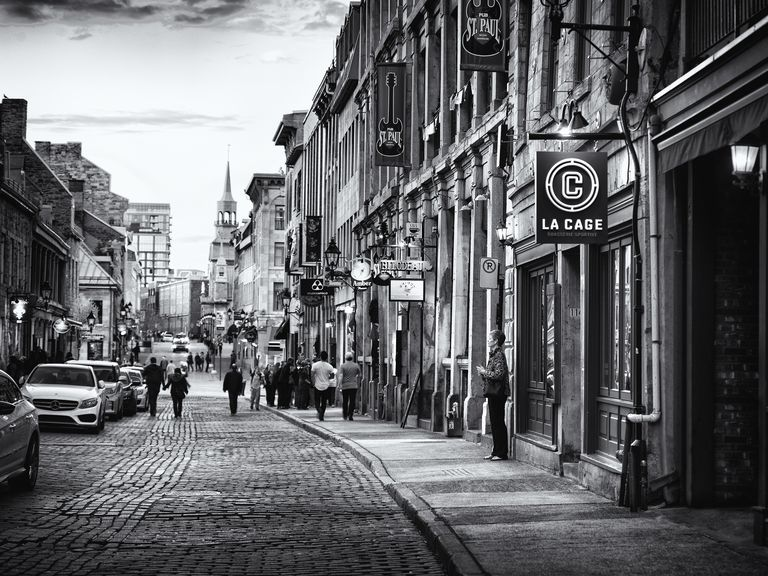
#> input picture Jupyter Notebook/grayscale.jpg, 768 x 576 px; the run also reads 1 picture not shown here
$ jupyter execute --allow-errors 1_demosaic.ipynb
#> lines starting #> are read from the running program, lines starting #| are printed output that depends on the picture; after the words box and inside, x2 and y2 are one past the last pixel; in counts of white or black regions, pixels touching at a corner belong together; long printed decimals are rounded
# 1. Jupyter Notebook and NumPy Warmup

We will make extensive use of Python's numerical arrays (NumPy) and interactive plotting (Matplotlib) in Jupyter notebooks for the course assignments. The first part of this assignment is intended as a gentle warm up in case you haven't used these tools before. Start by reading through the following tutorials:

If you haven't used Jupyter before, a good place to start is with the introductory documentation here:

https://jupyter-notebook.readthedocs.io/en/stable/notebook.html#starting-the-notebook-server
https://nbviewer.jupyter.org/github/jupyter/notebook/blob/master/docs/source/examples/Notebook/Notebook%20Basics.ipynb
https://nbviewer.jupyter.org/github/jupyter/notebook/blob/master/docs/source/examples/Notebook/Running%20Code.ipynb

This page gives a good introduction to NumPy and many examples of using NumPy along with Matplotlib:

http://www.scipy-lectures.org/intro/numpy/numpy.html

You should also get comfortable with searching through the documentation as needed

https://docs.scipy.org/doc/numpy-1.13.0/reference/index.html
https://matplotlib.org/api/_as_gen/matplotlib.pyplot.html

# ***

### NumPy Array Operations

Describe in words what each of each of the following statements does and what the value of `result` will be (i.e. if you were to execute `print(result)`). You should do this with out actually executing the code but instead just looking it and refering to the NumPy documentation.

***
**[1.1]**

```
import numpy as np
a = np.arange(5,15)
result = a[::3]
```

This creates an array from 5 to 15 i.e [5 6 7 8 9 10 11 12 13 14]

Then goes through the whole array iterating by 3 and slicing it into result (not sure if slicing is the correct term)

***
**[1.2]**

```
a = np.arange(1,5)
result = a[::-1]
```

This creates an array from 1 to 5 (exclusive) [1 2 3 4]

Then goes through the whole array backwards, starting at 4 and going until 1

***
**[1.3]**

```
f = np.arange(1840,1860)
g = np.where(f>1850)
result = f[g]
```

This creates an array from 1840 to 1860 [1840 1841 1842.... 1859]

Also creates another array from a slice of F starting at 1850 and going to 1860 [1850 1851...1859]

Finally creates a result array as a copy with the same shape as g using the data of f

***
**[1.4]**

```
x = np.ones((1,10))
result = x.sum(axis=1)
```

Creates an array of ten ones in floating point (1.0)

Then sums every item in the array together (1.0 + 1.0 + 1.0 +...) with the resulting equaling 10.0 and that value being in its own array

***
## NumPy Coding Exercises

Add or modify the code in the cells below as needed to carry out the following steps.

**[1.5]**

Use **matplotlib.pyplot.imread** to load in a grayscale image of your choice. If you don't have a grayscale image handy, load in a color image and then convert it to grayscale averaging together the three color channels (use **numpy.mean**).

Finally create an array A that contains the pixels in a 100x100 sub-region of your image and display the image in the notebook using the **matplotlib.pyplot.imshow** function.

**HINT:** When loading an image with **imread** it is important to example the data type of the returned array. Depending on the image it may be that `I.dtype = uint8` or `I.dtype = float32`. Integer values range in [0..255] while floating point values for an image will be in [0..1].  A simple approach is to always convert images to floats, this will avoid much confusion and potential bugs later on.

[cell 1]
import numpy as np
import matplotlib.pyplot as plt

#load an image
I = plt.imread('grayscale.jpg')
#> I is the input picture: shape (576, 768, 3); mean R, G, B 104.8, 105.7, 108.6

#display the shape of the array and data type
print("I.shape=",I.shape,"\nI.dtype=",I.dtype)
#| I.shape= (576, 768, 3)
#| I.dtype= uint8

#convert to float data type and scale to [0..1] if necessary
if (I.dtype == np.uint8):
    I = I.astype(float) / 256

#I.dtype should now be float

#if your image is color (shape HxWx3), convert to grayscale by averaging together R,G,B values
#I = np.mean(I)
average = (I[:,:,0] +I[:,:,1] + I[:,:,2])/3


#Image[0,0] = (ImageRGB[0,0,0] + ImageRGB[0,0,1] + ImageRGB[0,0,2])/3


#display the image in the notebook using a grayscale colormap
plt.imshow(average,cmap=plt.cm.gray)

#force matplotlib to go ahead and display the plot now
plt.show()

#select out a 100x100 pixel subregion of the image
A = average[200:300, 300:400]
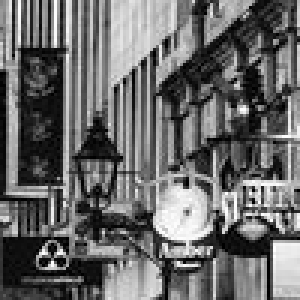
#> A: shape (100, 100) float64 (shown 3 times larger); min 0.0013, max 0.996, mean 0.415

#display the selected subregion
#plt.imshow(0.1*A,cmap=plt.cm.gray)
plt.imshow(A,cmap=plt.cm.gray)
plt.show()

***
**[1.6]**

In the cell below, describe what happens if you comment out the `plt.show()` lines?

How does the visualization of `A` change if you scale the brightness values (i.e. `plt.imshow(0.1*A,cmap=plt.cm.gray)`)?

Explain what is happening, referring to the **matplotlib** documentation as necessary (https://matplotlib.org/api/_as_gen/matplotlib.pyplot.html)

Only the second image of the 100x100 slice would show, as it was the most recently set image for the plot.
The second one, scaling the brightness value adjusts the brightness on the image. So a smaller number scaling A, will make the image not as bright.

***
**[1.7]**

Write code in the cell below which (a) puts the values of `A` into a singe 10,000-dimensional column vector `x`, (b) sorts the entries in `x`, and (c) visualizes the contents of the sorted vector `x` by using the **matplotlib.pyplot.plot** function

[cell 2]
x = np.ndarray.flatten(A)
#> x = 10000 values, max 0.996 at index 8414, min 0.0013 at index 2984, mean 0.415
#x = np.reshape(x,(10000,1))
x = np.sort(x)
#> x = 10000 values from 0.0013 to 0.996
plt.plot(x)
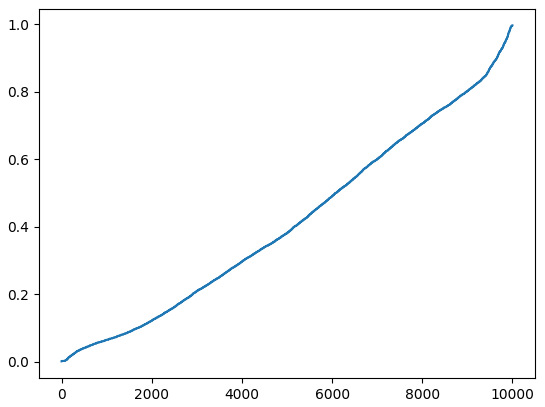
#> figure drawn by matplotlib, 1 panel; curve peaks at x = 9997, y = 0.996

***

**[1.8]**

Display a figure showing a histogram of the pixel intensities in `A` using **matplotlib.axes.hist**. Your histogram should have 16 bins. You will need to convert `A` to a vector in order for the histogram to display correctly (otherwise it will show 16 bars for each row of A)

[cell 3]
V = np.ndarray.flatten(A)
#> V = 10000 values, max 0.996 at index 8414, min 0.0013 at index 2984, mean 0.415
I = plt.hist(V,16)
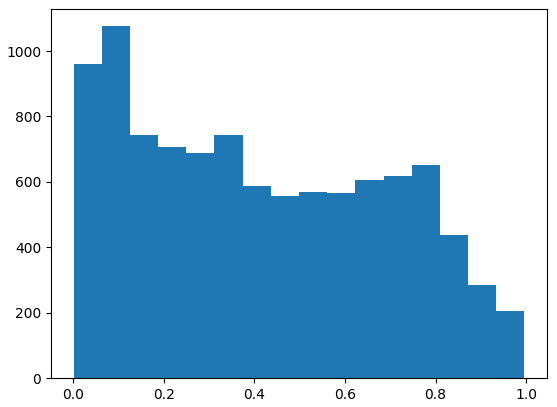
#> figure drawn by matplotlib, 1 panel; tallest bar 1076 high, from x = 0.0635 to 0.126

***
**[1.9]**

Create and display a new (binary) image the same size as `A`, which is white wherever the intensity in `A` is greater than a threshold specified by a variable `t`, and black everywhere else. Experiment in order to choose a value for the threshold which makes the image roughly half-white and half-black. Also print out the percentage of pixels which are black for your chosen threshold.

[cell 4]
t = 0.4

newImg = np.copy(A)

newImg[newImg > t] = 255
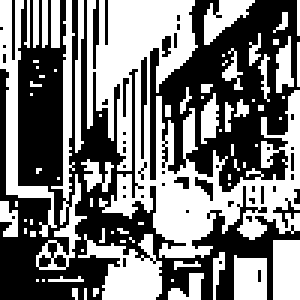
#> newImg: shape (100, 100) float64 (shown 3 times larger); min 0.0013, max 255, mean 123.4
newImg[newImg <= t] = 0
#> newImg: shape (100, 100) float64; 48.3% white; 74 white regions (54 under 20 px), largest, box (x1, y1, x2, y2) and area: (29, 0, 100, 86) 2465, (0, 0, 19, 79) 370, (26, 78, 54, 100) 336

white = np.count_nonzero(newImg>t)
#> white = 4834
black = np.count_nonzero(newImg <= t)
#> black = 5166

print(black/(black+white))
#| 0.5166
plt.imshow(newImg, cmap=plt.cm.gray)
plt.show()

***
**[1.10]**

Generate a new grayscale image, which is the same as A, but with A's mean intensity value subtracted from each pixel. After subtracting the mean, set any negative values to 0 and display the result.

[cell 5]
mean = np.mean(A)
#> mean = 0.415
print("Intesity: ", mean)
#| Intesity:  0.4151
subtractedImage = np.subtract(A,mean)
# Or I[::] -= mean
subtractedImage[subtractedImage < 0] = 0
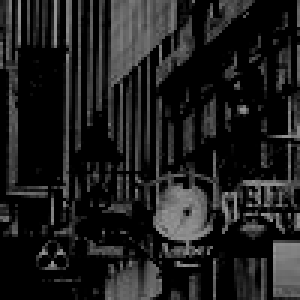
#> subtractedImage: shape (100, 100) float64 (shown 3 times larger); min 0, max 0.581, mean 0.12

plt.imshow(subtractedImage, cmap=plt.cm.gray)
plt.show()

***
**[1.11]**

Let `y` be a column vector: `y = [1, 2, 3, 4, 5, 6]` so that `y.shape = (6,1)`. Reshape the vector into a matrix `z` using the **numpy.array.reshape** and (**numpy.array.transpose** if necessary) to form a new matrix `z` whose first column is `[1, 2, 3]`, and whose second column is `[4, 5, 6]`. Print out the resulting array `z`

[cell 6]
y = np.arange(1,7)
y = np.reshape(y, (2,3))
y = np.transpose(y)

# Or it could be one liner
#print(np.transpose(np.reshape(np.arange(1,7), (2,3))))

print(y)

***
**[1.12]**

Find the minimum value of `A`, if there are multple entries with the same minimum value it is fine to return the first one.  Set `r` to be the row in which it occurs and `c` to be the column. Print out `r`, `c`, and `A[r,c]`

[cell 7]
minVal = np.min(A)
#> minVal = 0.0013
rc = np.argwhere(A == minVal)
#> rc = [[29, 84], [31, 87], [35, 84], [35, 89], [38, 84], [43, 32], [46, 35], [52, 31]]
#print(minVal)
r = rc[0][0]
#> r = 29
c = rc[0][1]
#> c = 84
print("r:", r)
#| r: 29
print("c:", c)
#| c: 84
print("A[r,c]: ", A[r,c])
#| A[r,c]:  0.001302

***
**[1.13]**

Let v be the vector: `v = [1,8,8,2,1,3,9,8]`. Using the unique function, compute and print the total number of unique values that occur in `v`.

[cell 8]
v = [1,8,8,2,1,3,9,8]
uniqueVector = np.unique(v, return_counts = True)
print("Unique Numbers: \t", (uniqueVector[0]))
print("Num Times Appears: \t", uniqueVector[1])
print("Total Unique Values: \t", len(uniqueVector[0]))

***
# 2. Averaging Images [40pts]

In this exercise you will write code which loads a collection of images (which are all the same size), computes a pixelwise average of the images, and displays the resulting average.

The images below give some examples that were generated by averaging "100 unique commemorative photographs culled from the internet" by Jason Salavon. Your program will do something similar.

￼

***

Download the images provided on the Canvas course website for this assignment `averageimage_data.zip`. There are two sets, `set1` and `set2`. Notice that they are all the same size within a single set.

***

**[2.1]**

Write a function in the cell below that loads in one of the sets of images and computes their average. You can use the **os.listdir** to get the list of files in the directory. As you load in the images, you should compute an average image on the fly. Color images are represented by a 3-dimensional array of size (HxWx3) where the third dimension indexes the red, green and blue channels. You will want to compute a running average of the red, green and blue slices in order to get your final average color image.

You should encapsulate your code in a function called **average_image** that takes the image directory as an input and returns the average of the images in that directory. Your function should implement some error checking. Specifically your function should skip over any files in the directory that are not images (**plt.imread** will thrown an **OSError** if the file is not an image). It should ignore images that are not color images. Finally, it should also skip any images which are not the same height and width as the first color image you load in.

[cell 9]
#
# these are the only modules needed for problem #2
#
import numpy as np
import os
import matplotlib.pyplot as plt

[cell 10]
def average_image(dirname):
    """
    Computes the average of all color images in a specified directory and returns the result.

    The function ignores any images that are not color images and ignores any images that are not
    the same size as the first color image you load in

    Parameters
    ----------
    dirname : str
        Directory to search for images

    Returns
    -------
    numpy.array (dtype=float)
        HxWx3 array containing the average of the images found

    """
#> called with dirname = 'set1'

    #[your code here]


    Iaverage = 0
    numPics = 0
    height = 0
    width = 0
    initialHeight = None
    initialWidth = None

    for file in os.listdir(dirname):
        filename = os.path.join(dirname, file)
        if os.path.isfile(filename):
            # Read the file in
            I = plt.imread(filename)
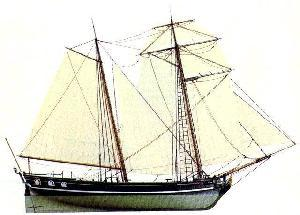
#> input picture Jupyter Notebook/set1/im01.jpg, 300 x 215 px
#> I is the input picture: shape (215, 300, 3); mean R, G, B 223, 222, 209.5
            # Checking if image is color
            if len(I.shape) == 3:
                # Convert to float
                if (I.dtype == np.uint8):
                    I = I.astype(float) / 256

                if initialHeight == None and initialWidth == None:
                    initialHeight = I.shape[0]
#> initialHeight = 215
                    initialWidth = I.shape[1]
#> initialWidth = 300
                    height = I.shape[0]
#> height = 215
                    width = I.shape[1]
#> width = 300
                    numPics = 1
                    sum = I
                elif I.shape[0] == height and I.shape[1] and initialHeight != None and initialWidth != None:
                    # Read the image from the filename
                    numPics = numPics + 1
                    sum = np.add(sum,I)
                    Iaverage = sum / numPics
#> pass 2 of the loop in average_image, `for file in os.listdir(dirname):`:
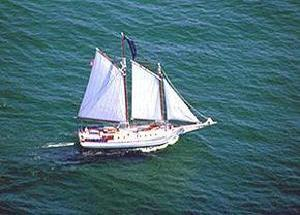
#> input picture Jupyter Notebook/set1/im02.jpg, 300 x 215 px
#> in average_image, I is the input picture: shape (215, 300, 3); mean R, G, B 71.9, 108.1, 116.5
#> in average_image, `sum = np.add(sum,I)`:
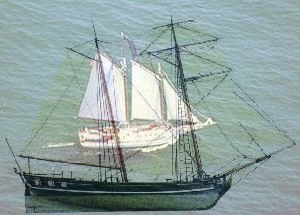
#> sum: shape (215, 300, 3) float64; mean R, G, B 1.15, 1.29, 1.27; drawn with min black and max white
#> pass 3 of the loop in average_image, `for file in os.listdir(dirname):`:
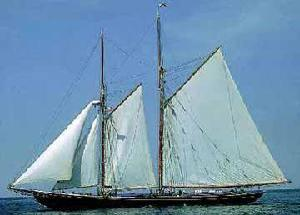
#> input picture Jupyter Notebook/set1/im03.jpg, 300 x 215 px
#> in average_image, I is the input picture: shape (215, 300, 3); mean R, G, B 113.6, 147.3, 172.7
#> in average_image, `sum = np.add(sum,I)`:
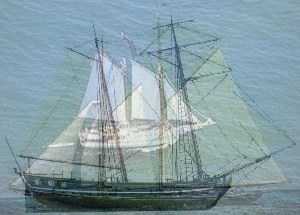
#> sum: shape (215, 300, 3) float64; mean R, G, B 1.6, 1.86, 1.95; drawn with min black and max white

    return Iaverage

***
**[2.2]**

Write code below which calls your **average_image()** function twice, once for each set of images. Display the resulting average images. Also display a single example image from each set for comparison

[cell 11]
averageImgSet1 = average_image("set1")
plt.imshow(averageImgSet1)
plt.show()

exampleImg1 = plt.imread('set1img01.jpg')
plt.imshow(exampleImg1)
plt.show()

#> (the rest of this cell did not finish here and is left out)
